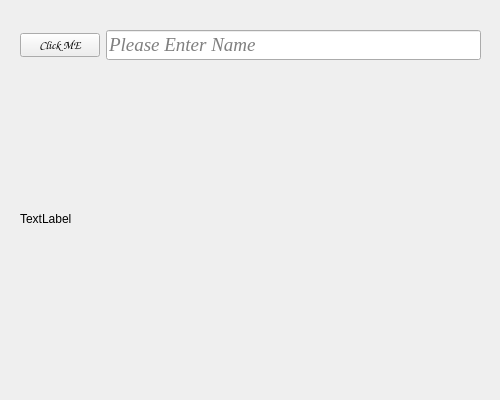
<?xml version="1.0" encoding="UTF-8"?>
<ui version="4.0">
 <class>Form</class>
 <widget class="QWidget" name="Form">
  <property name="geometry">
   <rect>
    <x>0</x>
    <y>0</y>
    <width>500</width>
    <height>400</height>
   </rect>
  </property>
  <property name="windowTitle">
   <string>Form</string>
  </property>
  <widget class="QLabel" name="label">
   <property name="geometry">
    <rect>
     <x>162</x>
     <y>-59</y>
     <width>47</width>
     <height>16</height>
    </rect>
   </property>
   <property name="text">
    <string>TextLabel</string>
   </property>
  </widget>
  <widget class="QWidget" name="">
   <property name="geometry">
    <rect>
     <x>20</x>
     <y>30</y>
     <width>461</width>
     <height>341</height>
    </rect>
   </property>
   <layout class="QVBoxLayout" name="verticalLayout">
    <item>
     <layout class="QHBoxLayout" name="horizontalLayout">
      <item>
       <widget class="QPushButton" name="btn_1">
        <property name="font">
         <font>
          <family>Comic Sans MS</family>
          <weight>75</weight>
          <italic>true</italic>
          <bold>true</bold>
         </font>
        </property>
        <property name="text">
         <string>Click ME</string>
        </property>
       </widget>
      </item>
      <item>
       <widget class="QLineEdit" name="lineEdit">
        <property name="font">
         <font>
          <family>Times New Roman</family>
          <pointsize>14</pointsize>
          <italic>true</italic>
         </font>
        </property>
        <property name="placeholderText">
         <string>Please Enter Name</string>
        </property>
       </widget>
      </item>
     </layout>
    </item>
    <item>
     <widget class="QLabel" name="label_2">
      <property name="text">
       <string>TextLabel</string>
      </property>
     </widget>
    </item>
   </layout>
  </widget>
 </widget>
 <resources/>
 <connections/>
</ui>
